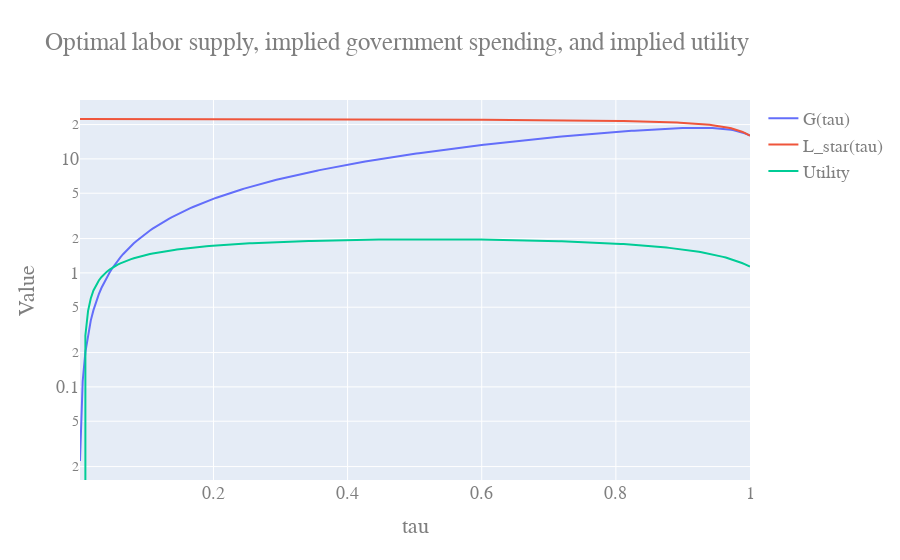

This figure's notebook cell:
### Markdown cell above
It is evident from the data that government spending increases as the taxation rate rises, while labor hours decrease. 

However, it is difficult to observe the impact on utility since it remains nearly constant due to its significantly lower scale. To address this, we recreate the graph with the y-axis plotted on a logarithmic scale:

### Code cell
fig.update_yaxes(type="log")  # Set y-axis to logarithmic scale
fig.show()

### Figure 1 — Plotly figure (JSON) as saved in the notebook; plotly's stock layout.template omitted (floating-point values rounded to 4 significant figures; data arrays with more than 128 entries replaced by an {"elided": "..."} marker saying what was removed)
{"data": [{"name": "G(tau)", "type": "scatter", "x": {"elided": "250 float values"}, "y": {"elided": "250 float values"}}, {"name": "L_star(tau)", "type": "scatter", "x": {"elided": "250 float values"}, "y": {"elided": "250 float values"}}, {"name": "Utility", "type": "scatter", "x": {"elided": "250 float values"}, "y": {"elided": "250 float values"}}], "layout": {"font": {"color": "#7f7f7f", "family": "Courier New, monospace", "size": 18}, "title": {"text": "Optimal labor supply, implied government spending, and implied utility"}, "xaxis": {"title": {"text": "tau"}}, "yaxis": {"title": {"text": "Value"}, "type": "log"}}}
